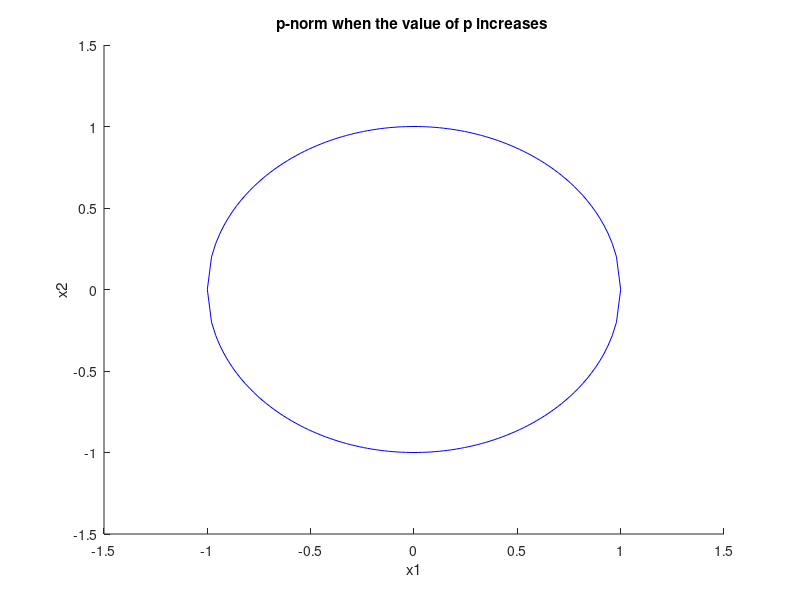

The MATLAB source for this figure: (Note: this script raises an error after producing the figure.)
%% 2
clearvars
close all
clc

% Let's define needed varables
m = 50;
x1 = linspace(0,1,m);

% Let's make a numerical function out of the p-norm formula 
x2 = @(p) (1-x1.^p).^(1/p);

% Let's initialize the figure
figure
hold on
axis([-1.5,1.5,-1.5,1.5])
xlabel("x1")
ylabel("x2")
title("p-norm when the value of p increases ")

% To draw the whole circle we need 4 different plot commands
P1 = plot(x1,x2(2),'b');
P2 = plot(-x1,x2(2),'b');
P3 = plot(x1,-x2(2),'b');
P4 = plot(-x1,-x2(2),'b');

% Let's implement the animation using a loop
for p = 3:500
    pause(1)
    % We only need to change the data of x2
    % x1 remains the same
    P1.YData = x2(p);
    P2.YData = x2(p);
    P3.YData = -x2(p);
    P4.YData = -x2(p);
end


